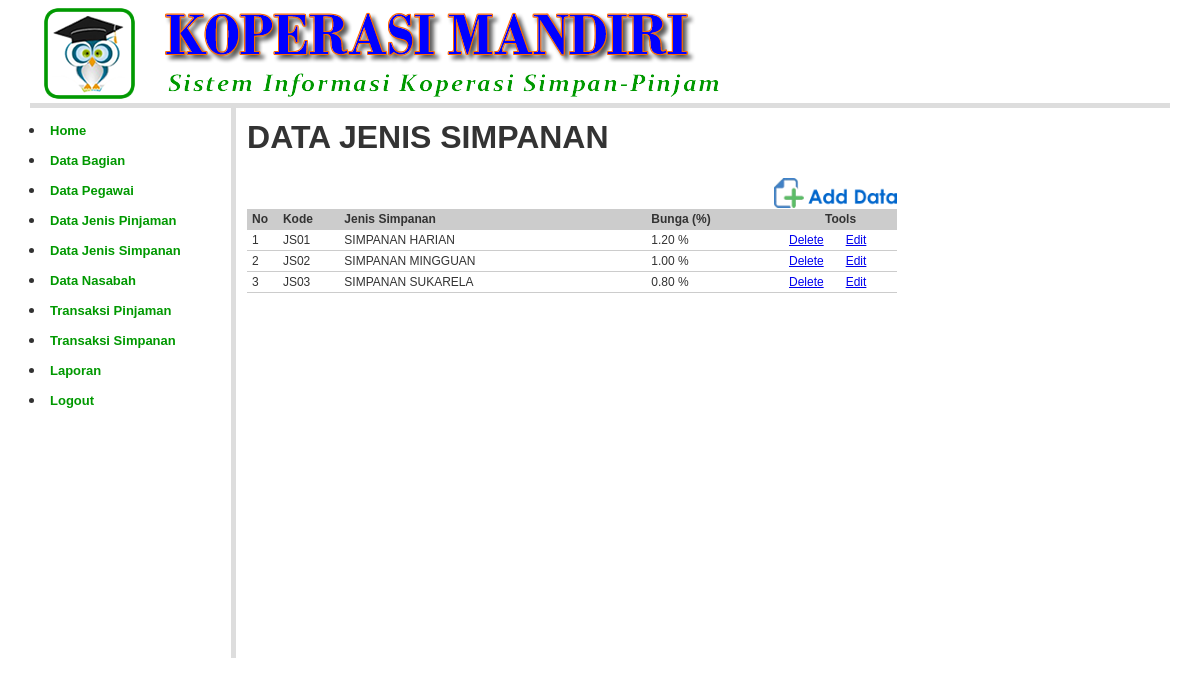
Screenshot of /?open=Jenis-Simpanan-Data (signed in) with the database file from the repository.
### tables this page shows
CREATE TABLE `jenis_simpanan` (
  `kd_jsimpanan` char(4) NOT NULL,
  `nm_jsimpanan` varchar(100) NOT NULL,
  `bunga` decimal(10,2) NOT NULL
);

### jenis_simpanan_data.php (the view, shortened to what this page needs)
<?php
include_once "library/inc.connection.php";
?>
<table width="650" border="0" cellpadding="2" cellspacing="1" class="table-border">
  <tr>
    <td width="789" colspan="2"><h1><b>DATA JENIS SIMPANAN </b></h1></td>
  </tr>
  <tr>
    <td colspan="2" align="right"><a href="?open=Jenis-Simpanan-Add" target="_self"><img src="images/btn_add_data.png" height="30" border="0"  /></a></td>
  </tr>
  <tr>
    <td colspan="2"><table width="650" border="0" cellspacing="2" cellpadding="3" class="table-list">
      <tr>
        <td width="21" bgcolor="#CCCCCC"><strong>No</strong></td>
        <td width="52" bgcolor="#CCCCCC"><strong>Kode</strong></td>
        <td width="303" bgcolor="#CCCCCC"><strong>Jenis Simpanan </strong></td>
        <td width="130" bgcolor="#CCCCCC"><strong>Bunga (%) </strong></td>
        <td colspan="2" align="center" bgcolor="#CCCCCC"><strong>Tools</strong></td>
        </tr>
<?php
$mySql 	= "SELECT * FROM jenis_simpanan ORDER BY kd_jsimpanan ASC";
$myQry 	= mysql_query($mySql, $koneksidb)  or die ("Query  salah : ".mysql_error());
$nomor  = 0;
while ($myData = mysql_fetch_array($myQry)) {
	$nomor++;
	$Kode = $myData['kd_jsimpanan'];
?>
      <tr>
        <td> <?php echo $nomor; ?> </td>
        <td> <?php echo $myData['kd_jsimpanan']; ?> </td>
        <td> <?php echo $myData['nm_jsimpanan']; ?> </td>
        <td> <?php echo $myData['bunga']; ?> %</td>
        <td width="47"><a href="?open=Jenis-Simpanan-Delete&amp;Kode=<?php echo $Kode; ?>" target="_blank">Delete</a></td>
        <td width="47"><a href="?open=Jenis-Simpanan-Edit&amp;Kode=<?php echo $Kode; ?>" target="_blank">Edit</a></td>
      </tr>
<?php } ?>
    </table></td>
  </tr>
  <tr>
    <td colspan="2">&nbsp;</td>
  </tr>
</table>

### styles/style.css (style rules this page uses)
body { margin:0px auto 0px; padding:3px; font-family:"Arial"; font-size:12px; color:#333; width:95%; background-position:top; background-color:#fff; }
.table-main td { color: #333; border-collapse: collapse; vertical-align: center; padding: 0px; border:none; }
.table-list { clear: both; text-align: left; border-collapse: collapse; margin: 0px 0px 10px 0px; background:#fff; }
.table-list td { color: #333; font-size:12px; border-color: #fff; border-collapse: collapse; vertical-align: center; padding: 3px 5px; border-bottom:1px #CCCCCC solid; }

### rows the page displays
jenis_simpanan: kd_jsimpanan "JS01", nm_jsimpanan "SIMPANAN HARIAN", bunga "1.20"
jenis_simpanan: kd_jsimpanan "JS02", nm_jsimpanan "SIMPANAN MINGGUAN", bunga "1.00"
jenis_simpanan: kd_jsimpanan "JS03", nm_jsimpanan "SIMPANAN SUKARELA", bunga "0.80"
